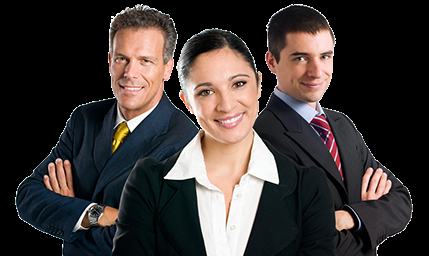
//> input picture image.png, 429 x 256 px
$ ./Source   (built with g++ and OpenCV 4)
//> lines starting //> are read from the running program, lines starting //| are printed output that depends on the picture; after the words box and inside, x2 and y2 are one past the last pixel; in counts of white or black regions, pixels touching at a corner belong together
#include "opencv2/objdetect/objdetect.hpp"
#include "opencv2/highgui/highgui.hpp"
#include "opencv2/imgproc/imgproc.hpp"

#include <iostream>
#include <stdio.h>

using namespace std;
using namespace cv;

int main()
{
	Mat image;
	const string img_file = "image.png";
	image = imread(img_file, IMREAD_COLOR);
//> image is the input picture: 256 rows x 429 cols, CV_8UC3; mean B, G, R 53.2, 55.2, 61.8
	if (image.empty())
	{
		cout << "Cannot find the photo";
		return -1;
	}
	namedWindow("window1", WINDOW_AUTOSIZE);
	imshow("window1", image);

	// Load Face cascade (.xml file)
	CascadeClassifier face_cascade;
	face_cascade.load("C:/OpenCV/sources/data/haarcascades/haarcascade_frontalface_alt2.xml");

	// Detect faces
	std::vector<Rect> faces;
	face_cascade.detectMultiScale(image, faces, 1.1, 2, 0 | CASCADE_SCALE_IMAGE, Size(30, 30));
//> faces = 3 Rects (x, y, width, height): [281, 33, 64, 64], [103, 34, 65, 65], [181, 56, 84, 84]

	// Draw circles on the detected faces
	for (int i = 0; i < faces.size(); i++)
	{
		Point center(faces[i].x + faces[i].width * 0.5, faces[i].y + faces[i].height * 0.5);
		ellipse(image, center, Size(faces[i].width * 0.5, faces[i].height * 0.5), 0, 0, 360, Scalar(255, 0, 255), 4, 8, 0);
	}
//> this loop made 3 passes
//> center on passes 1 to 3: Point(313, 65), Point(135, 66), Point(223, 98)
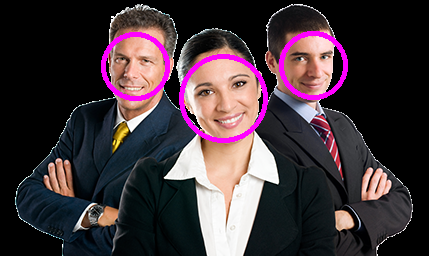
//> image: 256 rows x 429 cols, CV_8UC3; 3.02% of pixels changed, all inside (x1, y1, x2, y2) = (101, 31, 348, 143)

	imshow("Detected Face", image);

	waitKey(0);
	return 0;
}
